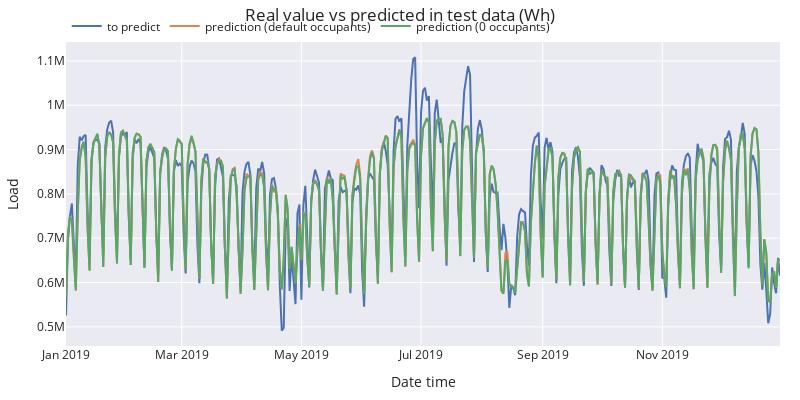

Source (notebook cell):
### Code cell
# modify the exogenous variables and see how the prediction changes
data_test_copy = data_test.copy()
data_test_copy[exog_features] = 0.0

# PREDICTION STEP
pred_copy = forecaster.predict(
                       steps       = steps,
                       last_window = data_train['Load'][-lags:],
                       exog        = data_test_copy[exog_features]
                   )


# plot the results
fig = go.Figure()
trace1 = go.Scatter(x=data_test.index, y=data_test['Load'], name="to predict", mode="lines")
trace2 = go.Scatter(x=pred.index, y=pred, name="prediction (default occupants)", mode="lines")
trace3 = go.Scatter(x=pred_copy.index, y=pred_copy, name="prediction (0 occupants)", mode="lines")

fig.add_trace(trace1)
fig.add_trace(trace2)
fig.add_trace(trace3)

fig.update_layout(
    title="Real value vs predicted in test data (Wh)",
    xaxis_title="Date time",
    yaxis_title="Load",
    width=800,
    height=400,
    margin=dict(l=20, r=20, t=35, b=20),
    legend=dict(
        orientation="h",
        yanchor="top",
        y=1.1,
        xanchor="left",
        x=0.001
    )
)
fig.show()

### Figure 1 — Plotly figure (JSON) as saved in the notebook; plotly's stock layout.template omitted (floating-point values rounded to 4 significant figures; data arrays with more than 128 entries replaced by an {"elided": "..."} marker saying what was removed)
{"data": [{"mode": "lines", "name": "to predict", "type": "scatter", "x": {"elided": "365 str values"}, "y": {"elided": "365 float values"}}, {"mode": "lines", "name": "prediction (default occupants)", "type": "scatter", "x": {"elided": "365 str values"}, "y": {"elided": "365 float values"}}, {"mode": "lines", "name": "prediction (0 occupants)", "type": "scatter", "x": {"elided": "365 str values"}, "y": {"elided": "365 float values"}}], "layout": {"height": 400, "legend": {"orientation": "h", "x": 0.001, "xanchor": "left", "y": 1.1, "yanchor": "top"}, "margin": {"b": 20, "l": 20, "r": 20, "t": 35}, "title": {"text": "Real value vs predicted in test data (Wh)"}, "width": 800, "xaxis": {"title": {"text": "Date time"}}, "yaxis": {"title": {"text": "Load"}}}}
